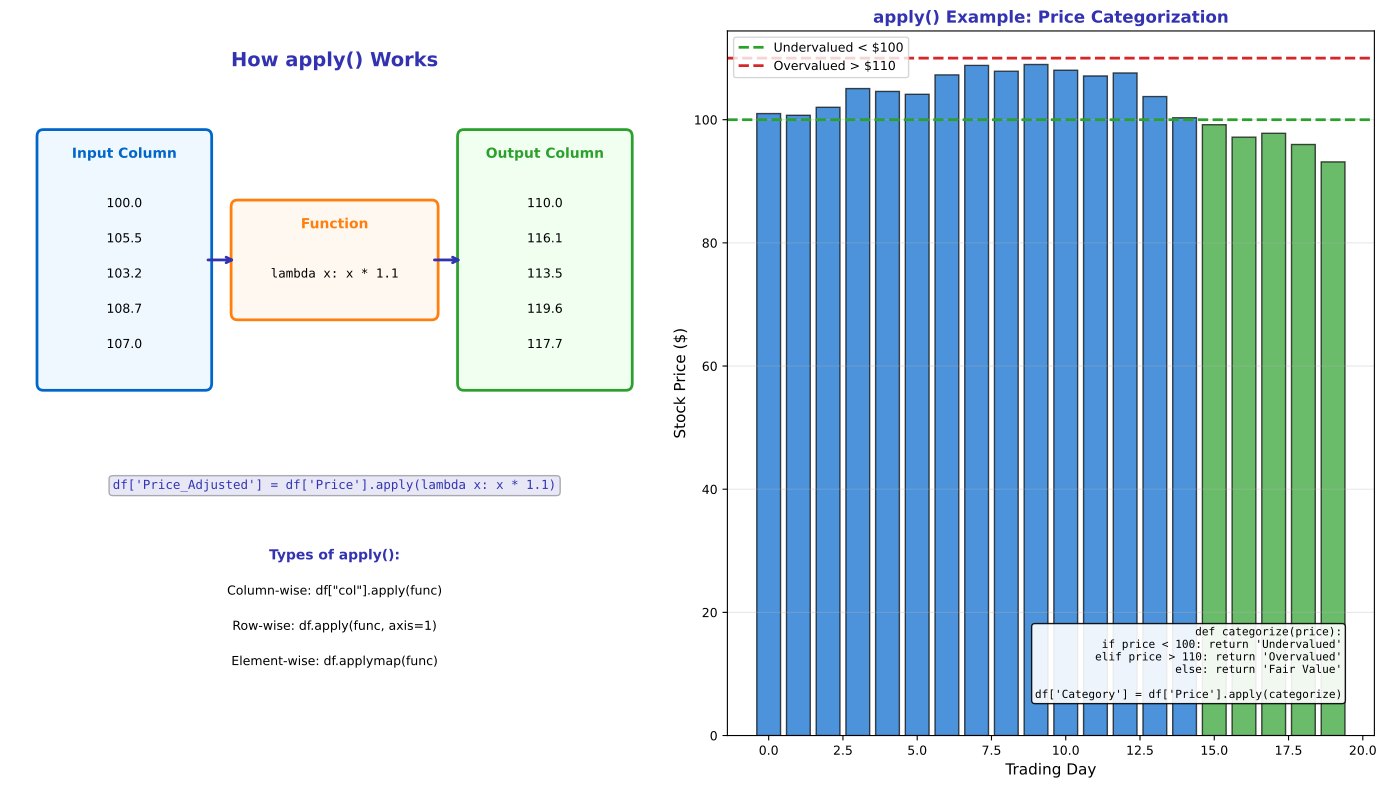

Python code for this plot:
"""Apply Function - Demonstrating apply() for custom transformations"""
import matplotlib.pyplot as plt
import matplotlib.patches as patches
from matplotlib.patches import FancyBboxPatch, FancyArrowPatch
import numpy as np
import pandas as pd
from pathlib import Path

# Standard matplotlib configuration
plt.rcParams.update({
    'font.size': 10,
    'axes.labelsize': 10,
    'axes.titlesize': 11,
    'xtick.labelsize': 9,
    'ytick.labelsize': 9,
    'legend.fontsize': 9,
    'figure.figsize': (10, 6),
    'figure.dpi': 150
})

# Course colors
MLPURPLE = '#3333B2'
MLLAVENDER = '#ADADE0'
MLBLUE = '#0066CC'
MLORANGE = '#FF7F0E'
MLGREEN = '#2CA02C'
MLRED = '#D62728'

fig, axes = plt.subplots(1, 2, figsize=(14, 8))

# Left panel: Concept diagram
ax1 = axes[0]
ax1.set_xlim(0, 10)
ax1.set_ylim(0, 10)
ax1.axis('off')

ax1.text(5, 9.5, 'How apply() Works', ha='center', fontsize=14,
         fontweight='bold', color=MLPURPLE)

# Input column
input_box = FancyBboxPatch((0.5, 5), 2.5, 3.5, boxstyle="round,pad=0.1",
                           edgecolor=MLBLUE, facecolor='#F0F8FF', linewidth=2)
ax1.add_patch(input_box)
ax1.text(1.75, 8.2, 'Input Column', ha='center', fontsize=10, fontweight='bold', color=MLBLUE)
values = ['100.0', '105.5', '103.2', '108.7', '107.0']
for i, v in enumerate(values):
    ax1.text(1.75, 7.5 - i*0.5, v, ha='center', fontsize=9, color='black')

# Function box
func_box = FancyBboxPatch((3.5, 6), 3, 1.5, boxstyle="round,pad=0.1",
                          edgecolor=MLORANGE, facecolor='#FFF8F0', linewidth=2)
ax1.add_patch(func_box)
ax1.text(5, 7.2, 'Function', ha='center', fontsize=10, fontweight='bold', color=MLORANGE)
ax1.text(5, 6.5, 'lambda x: x * 1.1', ha='center', fontsize=9, family='monospace')

# Output column
output_box = FancyBboxPatch((7, 5), 2.5, 3.5, boxstyle="round,pad=0.1",
                            edgecolor=MLGREEN, facecolor='#F0FFF0', linewidth=2)
ax1.add_patch(output_box)
ax1.text(8.25, 8.2, 'Output Column', ha='center', fontsize=10, fontweight='bold', color=MLGREEN)
out_values = ['110.0', '116.1', '113.5', '119.6', '117.7']
for i, v in enumerate(out_values):
    ax1.text(8.25, 7.5 - i*0.5, v, ha='center', fontsize=9, color='black')

# Arrows
ax1.annotate('', xy=(3.5, 6.75), xytext=(3.0, 6.75),
             arrowprops=dict(arrowstyle='->', color=MLPURPLE, lw=2))
ax1.annotate('', xy=(7.0, 6.75), xytext=(6.5, 6.75),
             arrowprops=dict(arrowstyle='->', color=MLPURPLE, lw=2))

# Code example
ax1.text(5, 3.5, "df['Price_Adjusted'] = df['Price'].apply(lambda x: x * 1.1)",
         ha='center', fontsize=9, family='monospace', color=MLPURPLE,
         bbox=dict(boxstyle='round', facecolor=MLLAVENDER, alpha=0.3))

# Types of apply
ax1.text(5, 2.5, 'Types of apply():', ha='center', fontsize=10, fontweight='bold', color=MLPURPLE)
ax1.text(5, 2.0, 'Column-wise: df["col"].apply(func)', ha='center', fontsize=9, color='black')
ax1.text(5, 1.5, 'Row-wise: df.apply(func, axis=1)', ha='center', fontsize=9, color='black')
ax1.text(5, 1.0, 'Element-wise: df.applymap(func)', ha='center', fontsize=9, color='black')

# Right panel: Real example with stock data
ax2 = axes[1]

# Generate sample stock data
np.random.seed(42)
prices = 100 + np.cumsum(np.random.randn(20) * 2)

# Apply different functions
categories = []
for p in prices:
    if p < 100:
        categories.append('Undervalued')
    elif p > 110:
        categories.append('Overvalued')
    else:
        categories.append('Fair Value')

colors_cat = [MLGREEN if c == 'Undervalued' else MLRED if c == 'Overvalued' else MLBLUE for c in categories]

ax2.bar(range(len(prices)), prices, color=colors_cat, alpha=0.7, edgecolor='black')
ax2.axhline(100, color=MLGREEN, linestyle='--', linewidth=2, label='Undervalued < $100')
ax2.axhline(110, color=MLRED, linestyle='--', linewidth=2, label='Overvalued > $110')

ax2.set_xlabel('Trading Day', fontsize=11)
ax2.set_ylabel('Stock Price ($)', fontsize=11)
ax2.set_title('apply() Example: Price Categorization', fontsize=12,
              fontweight='bold', color=MLPURPLE)
ax2.legend(loc='upper left', fontsize=9)
ax2.grid(axis='y', alpha=0.3)

# Add code snippet
code_text = "def categorize(price):\n    if price < 100: return 'Undervalued'\n    elif price > 110: return 'Overvalued'\n    else: return 'Fair Value'\n\ndf['Category'] = df['Price'].apply(categorize)"
ax2.text(0.95, 0.05, code_text, transform=ax2.transAxes, fontsize=8,
         family='monospace', va='bottom', ha='right',
         bbox=dict(boxstyle='round', facecolor='white', alpha=0.9))

plt.tight_layout()
plt.savefig(Path(__file__).parent / 'chart.pdf', dpi=300, bbox_inches='tight')
plt.close()
